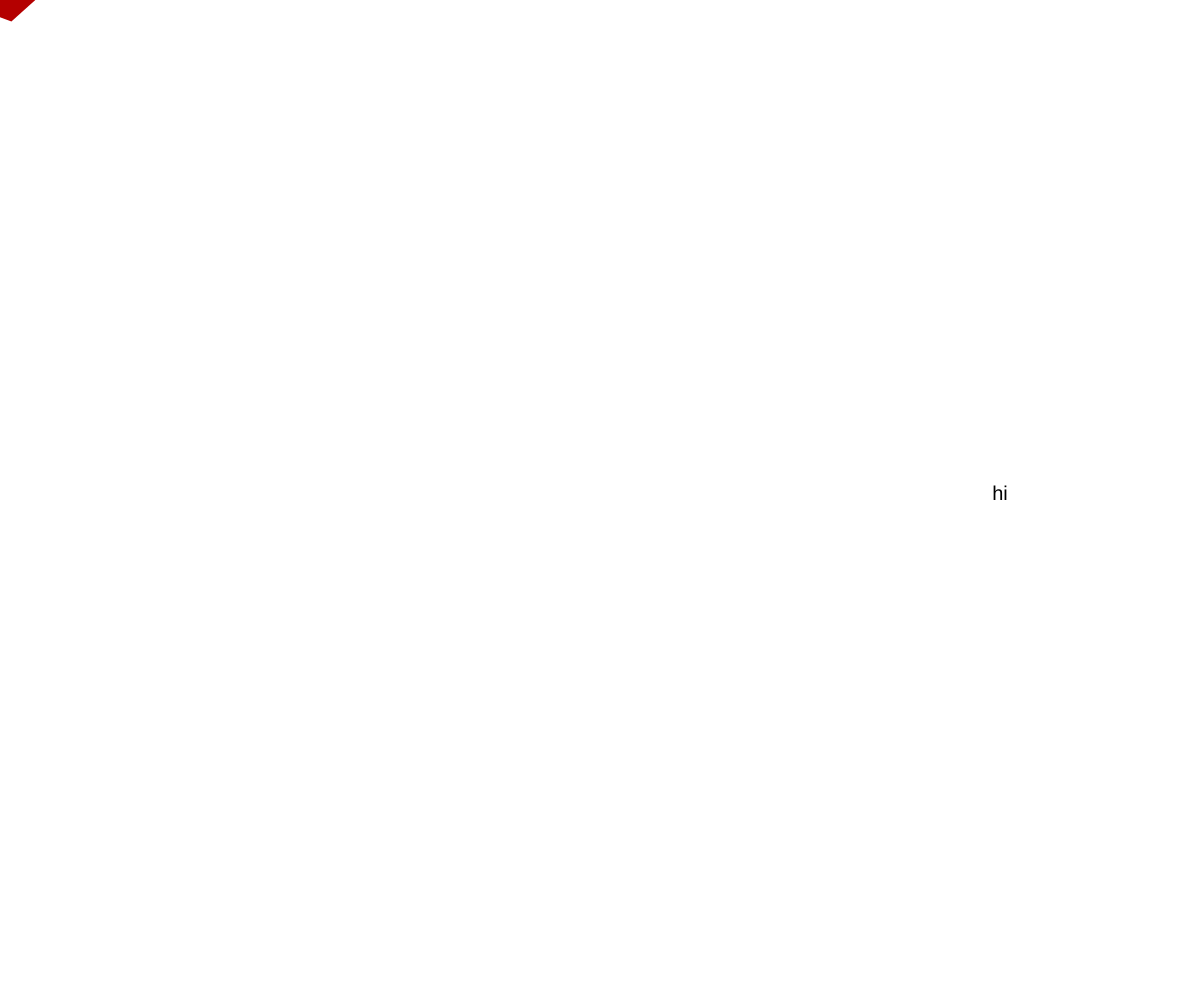
Frame 1 (no input)
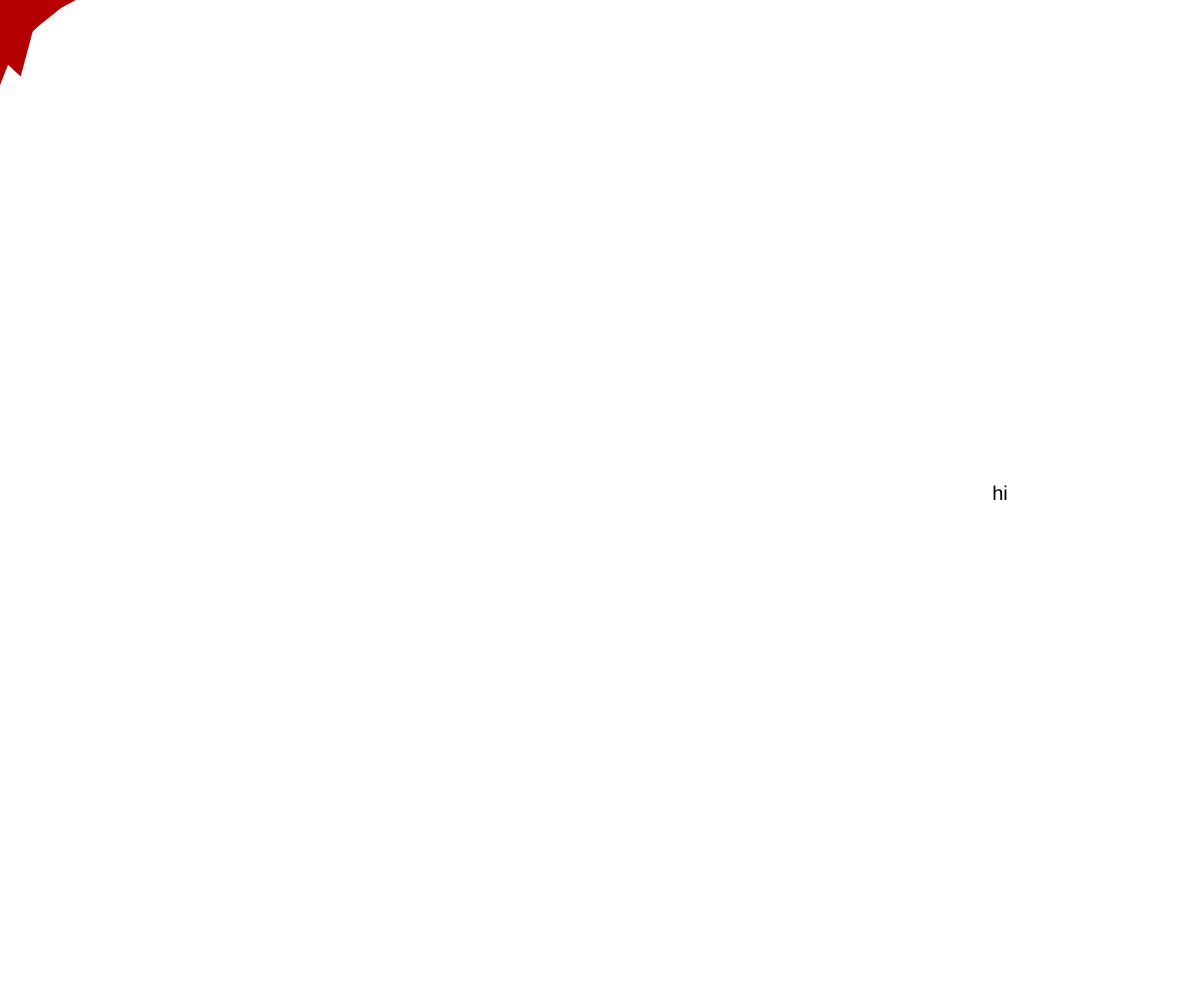
Frame 60 (no input)
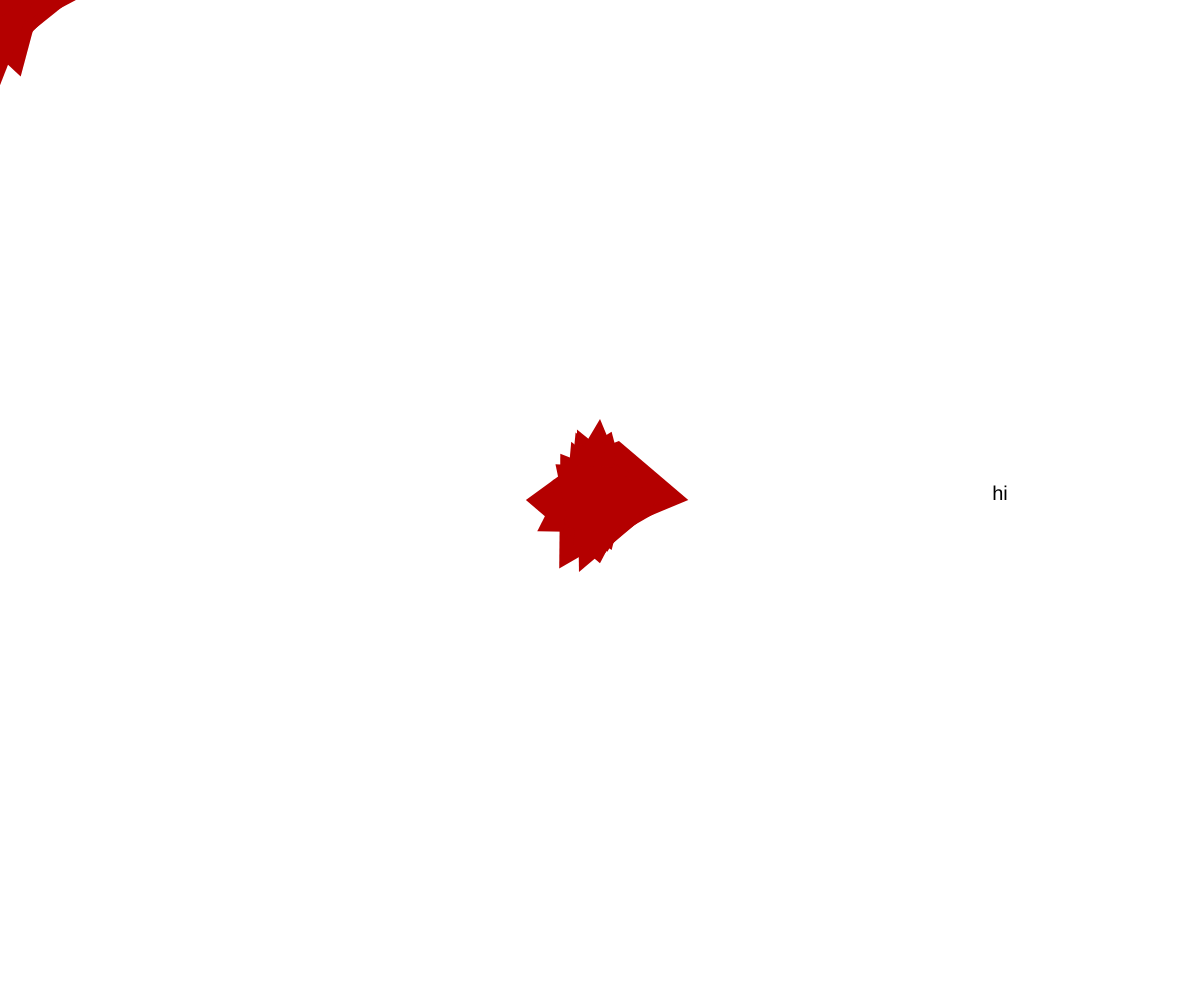
Frame 120 (the mouse pressed at the canvas centre since frame 60)

The p5.js sketch that drew these frames (run headless with seeded random() and noise() and a simulated clock; from frame 60 on, the mouse is pressed at the canvas centre):

// p5.js sketch
// ── sketch.js
function setup() {
  createCanvas(window.innerWidth, window.innerHeight);
  background('white');
  textAlign(CENTER);
  textSize(20);
  text('hi', window.innerWidth/2 + window.innerWidth/3, window.innerHeight/2);
}

function draw() {
  noStroke();
  fill(180,0,0);
  
  let n = int(random(3, 6));   // number of sides (3–8)
  let r = random(20, 60);      // approximate radius

  beginShape();
  for (let i = 0; i < n; i++) {
    let angle = map(i, 0, n, 0, TWO_PI);
    let x = mouseX + cos(angle) * r * random(0.5, 1.5);
    let y = mouseY + sin(angle) * r * random(0.5, 1.5);
    vertex(x, y);
  }
  endShape(CLOSE);
}
// ── style.css
body {
  font-family: sans-serif;
  padding: 32px;
  background: #f5f5f5;
}

h1 {
  font-size: 8rem;
  position: fixed;
  top: 50%;
  left: 32px;
  transform: translateY(-50%);
  margin: 0;
  text-align: left;
}

.experiment-list {
  list-style: none;
  padding: 0;
}

.experiment-list li {
  margin-bottom: 12px;
}

.experiment-list a {
  text-decoration: none;
  font-size: 1.2rem;
  font-style: italic;
  padding: 0px 14px;
  border: 0px solid #000;
  background: ;
  display: inline-block;
  transition: 0.2s;
  color: #FFF;
}

.experiment-list a:hover {
  background: white;
  color: #000;
}

canvas {
  position: fixed;
  top: 0;
  left: 0;
  z-index: -1; /* push behind HTML */
}
